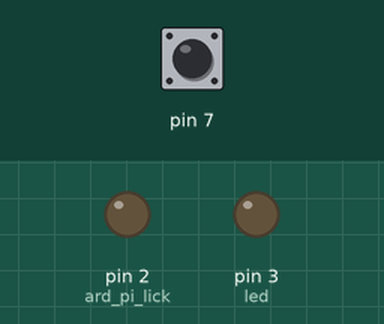
This sketch was run on a simulated Arduino Uno, built with avr-gcc and run on an emulated ATmega328P. On the bench: output pins drawn as LEDs (lit = HIGH). The test bench sets the inputs (shaded band); at power-on: pin 7 HIGH.

Above: at 3.4 s.
3.5 s: pin 7 pulled LOW for 0.15 s
At 3.57 s:
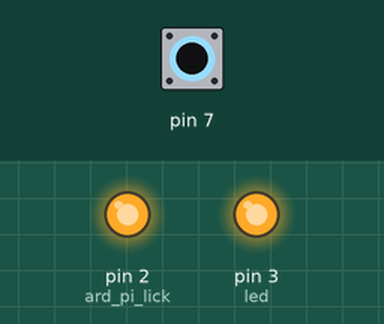
5.1 s: pin 7 pulled LOW for 3.2 s
At 9.4 s:
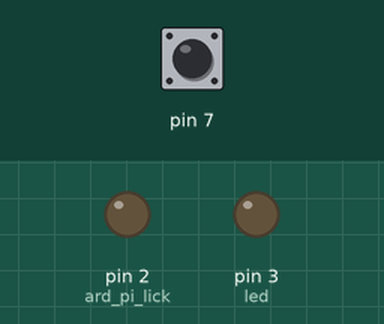
Timing chart, 0 to 10.9 s (numbered marks = the images above; inputs shaded):
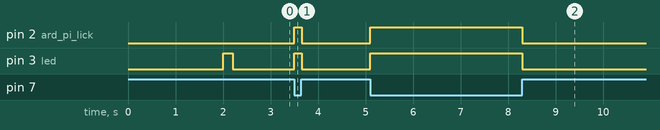

Measured:
- after the input at 3.5 s, pin 2 (ard_pi_lick), pin 3 (led): LOW → HIGH at once, → LOW 0.15 s later
- after the input at 5.1 s, pin 2 (ard_pi_lick), pin 3 (led): LOW → HIGH at once, → LOW 3.2 s later

The sketch:

lick_sensor_Dmaze.ino
```cpp
#include <CapacitiveSensor.h>
CapacitiveSensor   cs_6_7 = CapacitiveSensor(6,7);       // 10M resistor between pins 6 & 7, pin 7 is sensor pin
//Capacitive sensor
int cs_thresh;//look at serial monitor during testing to find a value
int var;
int cs1;
//outputs to Pi
const int ard_pi_lick = 2;//reports capacitive sensor to Pi
const int led = 3;//diagnostic led

void setup()
{
    cs_6_7.set_CS_AutocaL_Millis(0xFFFFFFFF);     // turn off autocalibrate on channel 1 - just as an example
//    Serial.begin(9600);//setup serial
    pinMode(ard_pi_lick, OUTPUT);
    pinMode(led, OUTPUT);
    //collect lick sensor bsl
    delay(1000);
    var = 0;
    cs_thresh=0;
    while (var < 5)
    {
      cs_thresh =  cs_thresh+cs_6_7.capacitiveSensor(10); //resolution 10
      var++;
    }
    cs_thresh=(cs_thresh/5)+30;
    delay(1000);
	digitalWrite(led, HIGH);
	delay(200);
	digitalWrite(led, LOW);
//    Serial.print("cs_threshold   ");  //show value for trouble shooting if serial monitor is on
//    Serial.println(cs_thresh);
}

void loop()
{
    long cs1 = cs_6_7.capacitiveSensor(10); //resolution 10
    var = 0;
//    Serial.print("\t");                    // tab character for debug windown spacing
//    Serial.println(cs1);

    if (cs1<cs_thresh) //capacitive sensor
    {
        digitalWrite(ard_pi_lick, LOW);
        digitalWrite(led, LOW);
    }
    else
    {
        digitalWrite(ard_pi_lick, HIGH);
        digitalWrite(led, HIGH);
    }


}
```
